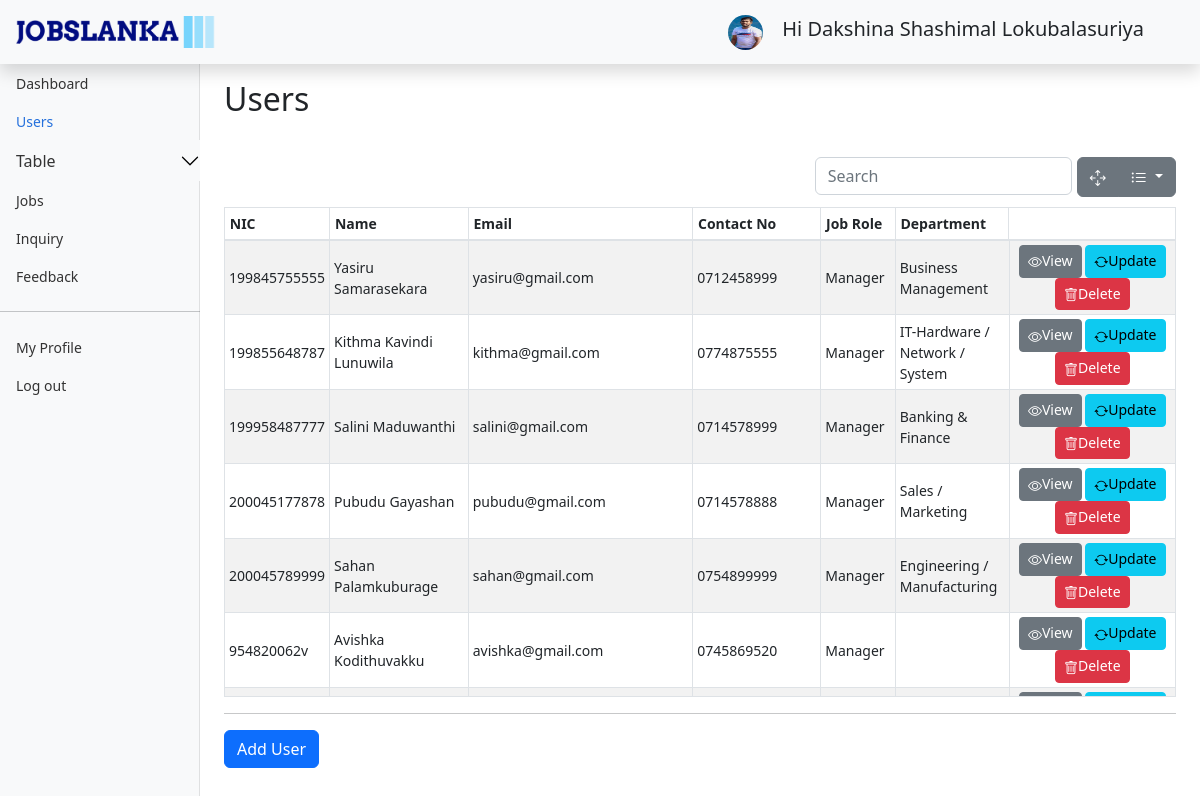
Page /Admin/users.php (signed in) on the committed database.
### tables this page shows
CREATE TABLE `job_role` (
  `id` int(11) NOT NULL,
  `name` varchar(20) NOT NULL,
  `isactive` int(11) NOT NULL
);

CREATE TABLE `staff` (
  `nic` varchar(12) NOT NULL,
  `name` varchar(100) NOT NULL,
  `address` varchar(200) NOT NULL,
  `email` varchar(50) NOT NULL,
  `phone_no` varchar(10) NOT NULL,
  `gender` char(1) NOT NULL,
  `password` varchar(35) NOT NULL,
  `image` text DEFAULT NULL,
  `job_role_id` int(11) NOT NULL,
  `isactive` int(11) NOT NULL
);

CREATE TABLE `job_category` (
  `id` int(11) NOT NULL,
  `name` varchar(50) NOT NULL,
  `description` varchar(200) DEFAULT NULL,
  `manager_id` varchar(12) DEFAULT NULL,
  `isactive` int(11) NOT NULL
);

### Admin/users.php (the view, shortened to what this page needs)
<?php require "../DBCon.php";
require "../fillCombo.php";
if(isset($_SESSION['userInfo']) && $_SESSION['userInfo']['job_role_id']==1){
?>
<!doctype html>
<html lang="en">
  <head>
    <link href="../assets/css/bootstrap.min.css" rel="stylesheet">
    <link href="..\assets\css\jobslanka.css" rel="stylesheet">
    <link href="..\assets\css\dashboard.css" rel="stylesheet">
    <link href="..\assets\css\bootstrap-table.min.css" rel="stylesheet">
    <link href="..\assets\css\bootstrap-table-sticky-header.css" rel="stylesheet">
    <link rel="stylesheet" href="https://cdn.jsdelivr.net/npm/bootstrap-icons@1.7.2/font/bootstrap-icons.css">
</head>
<body>
<header class="navbar navbar-dark sticky-top bg-light flex-md-nowrap p-0 shadow">
  <a href="..\index.php" class="d-flex align-items-center mb-3 mb-md-0 pv-3 px-3 me-md-auto link-dark text-decoration-none">
                  <img src="..\Images\logo_noBack.png"
                    style="width: 200px;"  class="pb-3 py-3" alt="logo">
        </a>
  <div class="navbar-nav">
    <div class="nav-item text-nowrap mx-5">
    <img src="../Uploads/ProfilePics/<?php echo $_SESSION['userInfo']['image']; ?>" alt="" width="35" height="35" class="rounded-circle me-2">
    <span class=" mx-2 pt-2 lead">Hi <?php echo $_SESSION['userInfo']['name']; ?> </span>
    </div>
  </div>
</header>
<div class="container-fluid">
  <div class="row">
    <nav id="sidebarMenu" class="col-md-3 col-lg-2 d-md-block bg-light sidebar collapse">
      <div class="position-sticky pt-3 sidebar-sticky">
        <ul class="nav flex-column">
          <li class="nav-item">
            <a class="nav-link " aria-current="page" href="adminDash.php">
              Dashboard
            </a>
          </li>
          <li class="nav-item">
            <a class="nav-link active" href="users.php">
              Users
            </a>
          </li>
          <li class="nav-item">
          <div class="accordion"id="ac1" >
            <div class="">
                  <button class="accordion-button collapsed py-0 px-0 bg-light" type="button" data-bs-toggle="collapse" data-bs-target="#collapseOne"
                      aria-expanded="true" aria-controls="collapseOne">
                      <a class="nav-link " href="#">
                        Table
                      </a>
                  </button>
            </div>
          </div>
          </li>
          <li class="nav-item">
            <a class="nav-link" href="jobs.php">
              Jobs
            </a>
          </li>
          <li class="nav-item">
            <a class="nav-link" href="inquiry.php">
              Inquiry
            </a>
          </li>
          <li class="nav-item">
            <a class="nav-link" href="feedback.php">
              Feedback
            </a>
          </li>
          <hr/>
          <li class="nav-item">
            <a class="nav-link" href="myProfileA.php">
              My Profile
            </a>
          </li>
          <li class="nav-item">
            <a class="nav-link" href="ad-logout.php">
              Log out
            </a>
          </li>
        </ul>
      </div>
    </nav>
    <main class="col-md-9 ms-sm-auto col-lg-10 px-md-4">
    <h1 class="h2 mt-3">Users</h1></br>
    <div class="row">
        <div class="table-responsive" >
            <table class="table table-striped table-sm " data-show-columns="true" data-height="550" id="user" data-unique-id="id">
              <thead >
                <tr>
                  <th scope="col" class="col-1 " data-field="id">NIC</th>
                  <th scope="col" class="col-2 ">Name</th>
                  <th scope="col" class="col-2 ">Email</th>
                  <th scope="col" class="col-2 ">Contact No</th>
                  <th scope="col" class="col-1 ">Job Role</th>
                  <th scope="col" class="col-1 ">Department</th>
                </tr>
              </thead>
              <tbody>
                <?php
                $sql= "select s.nic,s.name,s.address,s.email,s.phone_no,s.gender,s.image,j.name as jobrole, jc.name as department,j.id as job_role_id from job_role as j, staff as s left join job_category as jc on s.nic=jc.manager_id where s.isactive=1 and j.id=s.job_role_id;";
                $result = mysqli_query($con,$sql);?>
                <?php
                while($row=mysqli_fetch_assoc($result)){
                    ?>
                <tr>
                  <td><?php echo $row['nic'];?></td>
                  <td><?php echo $row['name']; ?></td>
                  <td><?php echo $row['email']; ?></td>
                  <td><?php echo $row['phone_no']; ?></td>
                  <td><?php echo $row['jobrole']; ?></td>
                  <td><?php echo $row['department']; $datar =json_encode($row); ?></td>
                  <td class="text-center">
                  <button type="button" class="btn btn-secondary btn-sm"  onclick='viewModel(<?php echo $datar ?>)' ><i class="bi bi-eye"></i>View</button>
                  <button type="button" class="btn btn-info btn-sm"  onclick='openUpdateModel(<?php echo $datar ?>)' ><i class="bi bi-arrow-repeat"></i>Update</button>
                  <button type="button" class="btn btn-danger btn-sm" onclick="openDeleteModel('<?php echo $row['nic']; ?> ')" ><i class="bi bi-trash"></i>Delete</button>
                  </td>
                </tr>
                <?php }
                ?>
              </tbody>
            </table>
          </div>
    </div>
    <hr>
    <div class="row">
        <div class="col-sm-3">
            <input class=" btn btn-primary btn-md" name="add" type="submit" onclick="window.location.href='userRegistration.php'" value="Add User">
        </div>
    </div>
    </main>
  </div>
  </div>
  </body>
</html>
<?php
}else{
  header("location: index.php");
}
?>

### assets/css/dashboard.css (style rules this page uses)
body { font-size: .875rem; }
.sidebar { position: fixed; top: 0; bottom: 0; left: 0; z-index: 100; padding: 48px 0 0; box-shadow: inset -1px 0 0 rgba(0, 0, 0, .1); }
.sidebar-sticky { height: calc(100vh - 48px); overflow-x: hidden; overflow-y: auto; }
.sidebar .nav-link { font-weight: 500; color: #333; }
.sidebar .nav-link.active { color: #2470dc; }
.bi { vertical-align: -.125em; fill: currentColor; }

### rows in the picture
job_role: staff.nic "199845755555", staff.name "Yasiru Samarasekara", staff.email "yasiru@gmail.com", staff.phone_no "0712458999", name "Manager", job_category.name "Business Management", staff.nic "199855648787", staff.name "Kithma Kavindi Lunuwila", staff.email "kithma@gmail.com", staff.phone_no "0774875555", job_category.name "IT-Hardware / Network / System", staff.nic "199958487777", staff.name "Salini Maduwanthi", staff.email "salini@gmail.com", staff.phone_no "0714578999", job_category.name "Banking & Finance", staff.nic "200045177878", staff.name "Pubudu Gayashan", staff.email "pubudu@gmail.com", staff.phone_no "0714578888", job_category.name "Sales / Marketing", staff.nic "200045789999", staff.name "Sahan Palamkuburage", staff.email "sahan@gmail.com", staff.phone_no "0754899999", job_category.name "Engineering / Manufacturing"
staff: nic "954820062v", name "Avishka Kodithuvakku", email "avishka@gmail.com", phone_no "0745869520", job_role.name "Manager"

### other values in the picture
$_SESSION['userInfo']['name'] "Dakshina Shashimal Lokubalasuriya"
